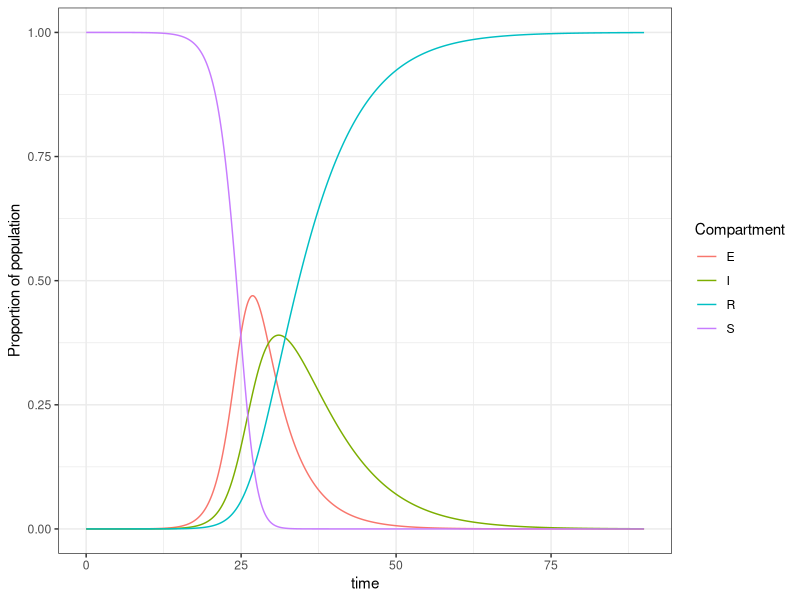
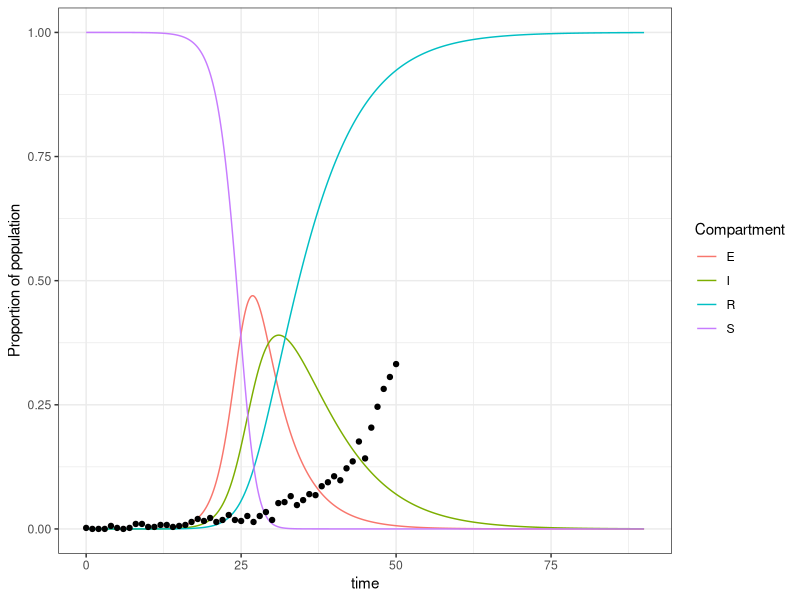

These charts were generated, in order, by the following R code:
## ---- chunk 1
knitr::opts_chunk$set(echo = TRUE)
library(ggplot2)
library(magrittr)
library(tidyr)
library(dplyr)
## ---- chunk 2
## Load deSolve package
library(deSolve)

## Create an SEIR function
seir <- function(time, state, parameters) {

  with(as.list(c(state, parameters)), {

    dS <- -beta * S * I
    dE <- beta * S * I - alpha * E
    dI <-  alpha * E - gamma * I
    dR <- gamma * I

    return(list(c(dS, dE, dI, dR)))
  })
}

### Set parameters
## Proportion in each compartment: Susceptible 0.999999, Exposed 0, Infected 0.000001, Recovered 0
init <- c(S = 1-1e-6, E=0, I = 1e-6, R = 0.0)
## alpha: becoming infectious parameter; beta: transmission parameter; gamma: recovery/removal parameter
parameters <- c(alpha=0.2, beta = 2.4247, gamma = 0.14286)
## Time frame
times <- seq(0, 90, by = .1)

## Solve using ode (General Solver for Ordinary Differential Equations)
out <- ode(y = init, times = times, func = seir, parms = parameters)
## change to data frame
out <- as.data.frame(out)
ggplot(out %>% pivot_longer(-time, names_to="Compartment")) +
  theme_bw() +
  geom_line(aes(x=time, y=value, color=Compartment)) +
  ylab("Proportion of population")
## ---- chunk 3
simdata <- data.frame(time=seq(0, 50)) %>% mutate(data=exp(.1 * time) %>% sapply(function (x) rpois(1, x)) %>% `/`(500))
ggplot(out %>% pivot_longer(-time, names_to="Compartment")) +
  theme_bw() +
  geom_line(aes(x=time, y=value, color=Compartment)) +
  geom_point(data=simdata, aes(x=time, y=data)) +
  ylab("Proportion of population")
